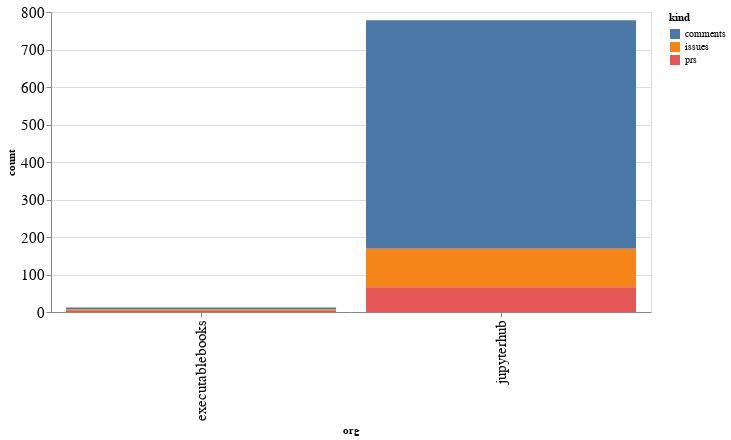

Notebook cell for this chart:
### Code cell
alt.Chart(org_summaries, width=600).mark_bar().encode(
    x='org',
    y='count',
    color='kind',
    tooltip="org"
)

### Figure 1 — Vega-Lite specification as saved in the notebook (floating-point values rounded to 4 significant figures)
{"config": {"axisLeft": {"labelFontSize": 15}, "axisBottom": {"labelFontSize": 15}}, "data": {"name": "data-8726b9d2a3d5fa2cdef75ffd608c5ec1"}, "mark": "bar", "encoding": {"color": {"type": "nominal", "field": "kind"}, "tooltip": {"type": "nominal", "field": "org"}, "x": {"type": "nominal", "field": "org"}, "y": {"type": "quantitative", "field": "count"}}, "width": 600, "$schema": "https://vega.github.io/schema/vega-lite/v4.8.1.json", "datasets": {"data-8726b9d2a3d5fa2cdef75ffd608c5ec1": [{"org": "executablebooks", "kind": "comments", "count": 5}, {"org": "executablebooks", "kind": "issues", "count": 4}, {"org": "executablebooks", "kind": "prs", "count": 3}, {"org": "jupyterhub", "kind": "comments", "count": 609}, {"org": "jupyterhub", "kind": "issues", "count": 103}, {"org": "jupyterhub", "kind": "prs", "count": 66}]}}
